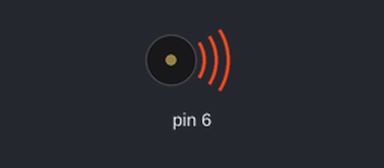
A sketch run on a simulated Arduino Uno, built with avr-gcc and run on an emulated ATmega328P. Parts: buzzer (waves = sounding).

Above: at 0.1 s.
Timing chart, 0 to 1.6 s (numbered marks = the images above):
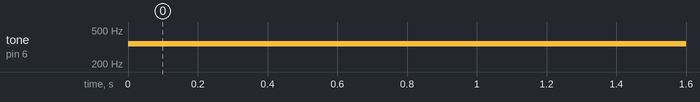

Measured:
- by itself, tone on pin 6: silent → 345 Hz at 0.00 s

The sketch:

sketch_mar18a.ino
```cpp
void setup() {
  // put your setup code here, to run once:

}

void loop() {
tone(6,345,567);
delay(200);


}
```
